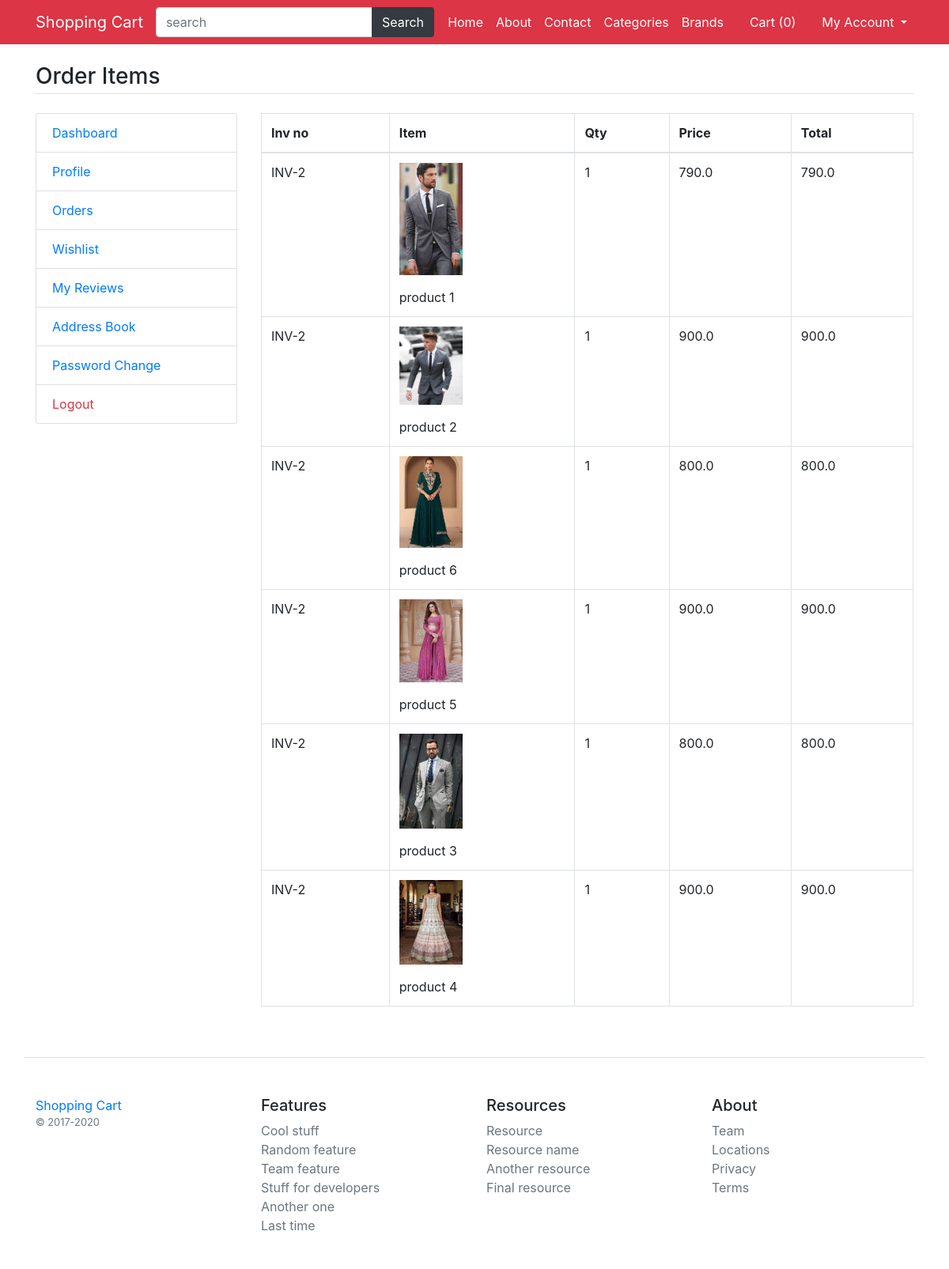
The app's page /my-orders-items/2 with its own data.
### main/models.py (models this page shows, shortened)
class CartOrderItems(models.Model):
    order = models.ForeignKey(CartOrder, on_delete=models.CASCADE)
    invoice_no = models.CharField(max_length=150)
    item = models.CharField(max_length=150)
    image = models.CharField(max_length=200)
    qty = models.IntegerField()
    price = models.FloatField()
    total = models.FloatField()
    class Meta:
        verbose_name_plural = '9. Order Items'

### main/views.py (the view)
# urls.py: path('my-orders-items/<int:id>',views.my_order_items, name='my_order_items'),
def my_order_items(request, id):
    order = CartOrder.objects.get(pk=id)
    orderitems = CartOrderItems.objects.filter(order=order).order_by('-id')
    return render(request, 'user/order-items.html', {'orderitems': orderitems})

### main/template_context.py (called while the page is built)
def get_filters(request):
	cats=Product.objects.distinct().values('category__title','category__id')
	brands=Product.objects.distinct().values('brand__title','brand__id')
	colors=ProductAttribute.objects.distinct().values('color__title','color__id','color__color_code')
	sizes=ProductAttribute.objects.distinct().values('size__title','size__id')
	minMaxPrice=ProductAttribute.objects.aggregate(Min('price'),Max('price'))
	data={
		'cats':cats,
		'brands':brands,
		'colors':colors,
		'sizes':sizes,
		'minMaxPrice':minMaxPrice,
	}
	return data

### templates/user/order-items.html
{% extends 'base.html' %}
{% load static %}
{% block content %}
<main class="container my-4">
	<h3 class="my-4 border-bottom pb-1">Order Items</h3>
	<div class="row">
		<div class="col-md-3">
			{% include 'user/user-sidebar.html' %}
		</div>
		<div class="col-md-9">
			<div class="table-responsive">
				<table class="table-bordered table">
					<thead>
						<tr>
							<th>Inv no</th>
							<th>Item</th>
							<th>Qty</th>
							<th>Price</th>
							<th>Total</th>
						</tr>
					</thead>
					<tbody>
						{% for item in orderitems %}
						<tr>
							<td>{{item.invoice_no}}</td>
							<td>
								<p><img src="/media/{{item.image}}" width="80" /></p>
								{{item.item}}
							</td>
							<td>{{item.qty}}</td>
							<td>{{item.price}}</td>
							<td>{{item.total}}</td>
						</tr>
						{% endfor %}
					</tbody>
				</table>
			</div>
		</div>
	</div>
</main>
{% endblock %}

### records on screen
CartOrderItems: invoice_no "INV-2", image (picture), item "product 1", qty "1", price "790.0", total "790.0"
CartOrderItems: invoice_no "INV-2", image (picture), item "product 2", qty "1", price "900.0", total "900.0"
CartOrderItems: invoice_no "INV-2", image (picture), item "product 6", qty "1", price "800.0", total "800.0"
CartOrderItems: invoice_no "INV-2", image (picture), item "product 5", qty "1", price "900.0", total "900.0"
CartOrderItems: invoice_no "INV-2", image (picture), item "product 3", qty "1", price "800.0", total "800.0"
CartOrderItems: invoice_no "INV-2", image (picture), item "product 4", qty "1", price "900.0", total "900.0"

### other values on screen
{{ request.session.cartdata|length }} "0"
